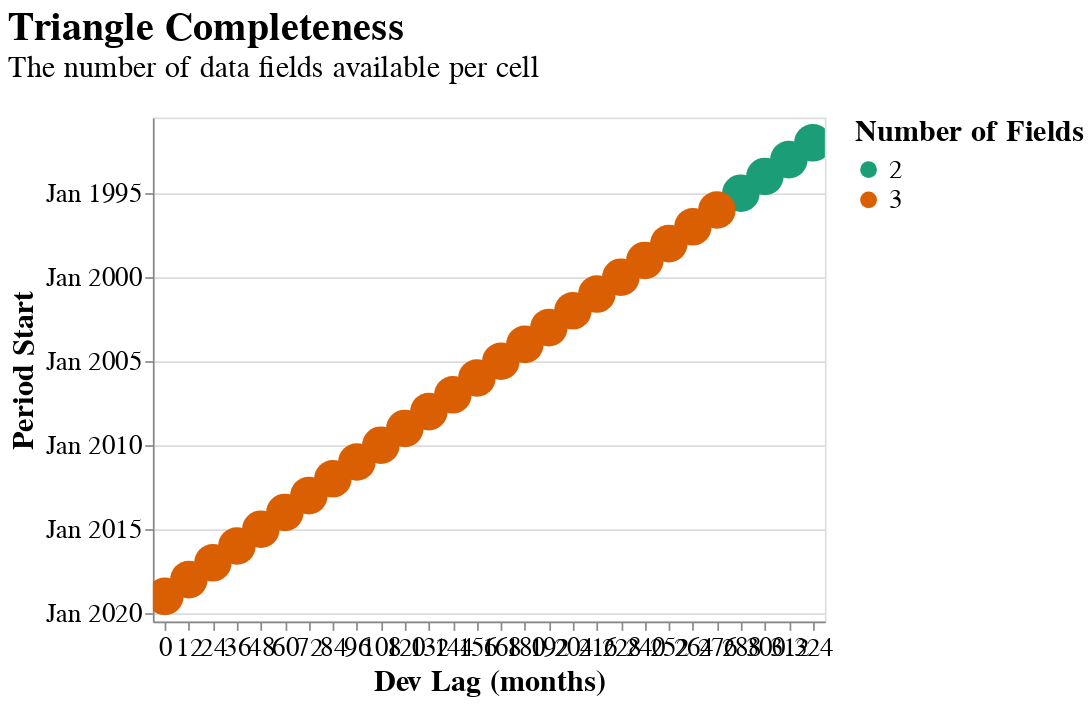

Write notebook code for a chart like this one.
### Code cell
test_triangle.right_edge.plot_data_completeness()

### Figure 1 — Vega-Lite specification as saved in the notebook (floating-point values rounded to 4 significant figures)
{"autosize": {"contains": "content", "resize": true}, "config": {"style": {"group-title": {"fontSize": 24}, "group-subtitle": {"fontSize": 18}, "guide-label": {"fontSize": 16, "font": "sans-serif"}, "guide-title": {"fontSize": 18, "font": "sans-serif"}}, "mark": {"color": "#1f8fff"}, "title": {"anchor": "start", "offset": 20}, "legend": {"orient": "right", "titleAnchor": "start", "layout": {"direction": "vertical"}, "labelFontSize": 16.0, "titleFontSize": 18.0}, "axis": {"labelFontSize": 16.0, "titleFontSize": 18.0}}, "data": {"values": [{"period_start": "1992-01-01T00:00:00", "period_end": "1992-12-31T00:00:00", "evaluation_date": "2019-12-31T00:00:00", "dev_lag": 324.0, "Number of Fields": 2, "Fields": "Paid Loss ($890,407,958), Reported Loss ($983,787,993)"}, {"period_start": "1993-01-01T00:00:00", "period_end": "1993-12-31T00:00:00", "evaluation_date": "2019-12-31T00:00:00", "dev_lag": 312.0, "Number of Fields": 2, "Fields": "Paid Loss ($931,708,293), Reported Loss ($1,040,327,538)"}, {"period_start": "1994-01-01T00:00:00", "period_end": "1994-12-31T00:00:00", "evaluation_date": "2019-12-31T00:00:00", "dev_lag": 300.0, "Number of Fields": 2, "Fields": "Paid Loss ($1,190,804,117), Reported Loss ($1,193,952,424)"}, {"period_start": "1995-01-01T00:00:00", "period_end": "1995-12-31T00:00:00", "evaluation_date": "2019-12-31T00:00:00", "dev_lag": 288.0, "Number of Fields": 2, "Fields": "Paid Loss ($1,100,014,074), Reported Loss ($1,150,115,572)"}, {"period_start": "1996-01-01T00:00:00", "period_end": "1996-12-31T00:00:00", "evaluation_date": "2019-12-31T00:00:00", "dev_lag": 276.0, "Number of Fields": 3, "Fields": "Paid Loss ($1,113,190,299), Reported Loss ($1,114,275,570), Earned Premium ($1,301,739,173)"}, {"period_start": "1997-01-01T00:00:00", "period_end": "1997-12-31T00:00:00", "evaluation_date": "2019-12-31T00:00:00", "dev_lag": 264.0, "Number of Fields": 3, "Fields": "Paid Loss ($989,510,589), Reported Loss ($989,200,089), Earned Premium ($1,403,580,370)"}, {"period_start": "1998-01-01T00:00:00", "period_end": "1998-12-31T00:00:00", "evaluation_date": "2019-12-31T00:00:00", "dev_lag": 252.0, "Number of Fields": 3, "Fields": "Paid Loss ($895,862,259), Reported Loss ($894,572,615), Earned Premium ($1,551,220,777)"}, {"period_start": "1999-01-01T00:00:00", "period_end": "1999-12-31T00:00:00", "evaluation_date": "2019-12-31T00:00:00", "dev_lag": 240.0, "Number of Fields": 3, "Fields": "Paid Loss ($825,699,953), Reported Loss ($825,769,798), Earned Premium ($1,676,265,663)"}, {"period_start": "2000-01-01T00:00:00", "period_end": "2000-12-31T00:00:00", "evaluation_date": "2019-12-31T00:00:00", "dev_lag": 228.0, "Number of Fields": 3, "Fields": "Paid Loss ($857,693,545), Reported Loss ($891,626,707), Earned Premium ($1,750,895,299)"}, {"period_start": "2001-01-01T00:00:00", "period_end": "2001-12-31T00:00:00", "evaluation_date": "2019-12-31T00:00:00", "dev_lag": 216.0, "Number of Fields": 3, "Fields": "Paid Loss ($1,008,273,626), Reported Loss ($1,007,242,274), Earned Premium ($1,873,648,284)"}, {"period_start": "2002-01-01T00:00:00", "period_end": "2002-12-31T00:00:00", "evaluation_date": "2019-12-31T00:00:00", "dev_lag": 204.0, "Number of Fields": 3, "Fields": "Paid Loss ($1,023,990,542), Reported Loss ($1,024,178,219), Earned Premium ($1,946,907,321)"}, {"period_start": "2003-01-01T00:00:00", "period_end": "2003-12-31T00:00:00", "evaluation_date": "2019-12-31T00:00:00", "dev_lag": 192.0, "Number of Fields": 3, "Fields": "Paid Loss ($1,011,330,528), Reported Loss ($1,055,250,043), Earned Premium ($1,828,474,205)"}, {"period_start": "2004-01-01T00:00:00", "period_end": "2004-12-31T00:00:00", "evaluation_date": "2019-12-31T00:00:00", "dev_lag": 180.0, "Number of Fields": 3, "Fields": "Paid Loss ($1,002,316,773), Reported Loss ($1,004,837,578), Earned Premium ($1,659,178,348)"}, {"period_start": "2005-01-01T00:00:00", "period_end": "2005-12-31T00:00:00", "evaluation_date": "2019-12-31T00:00:00", "dev_lag": 168.0, "Number of Fields": 3, "Fields": "Paid Loss ($945,652,015), Reported Loss ($947,242,814), Earned Premium ($1,605,819,179)"}, {"period_start": "2006-01-01T00:00:00", "period_end": "2006-12-31T00:00:00", "evaluation_date": "2019-12-31T00:00:00", "dev_lag": 156.0, "Number of Fields": 3, "Fields": "Paid Loss ($920,916,866), Reported Loss ($935,213,779), Earned Premium ($1,650,908,596)"}, {"period_start": "2007-01-01T00:00:00", "period_end": "2007-12-31T00:00:00", "evaluation_date": "2019-12-31T00:00:00", "dev_lag": 144.0, "Number of Fields": 3, "Fields": "Paid Loss ($882,609,307), Reported Loss ($901,962,242), Earned Premium ($1,756,244,456)"}, {"period_start": "2008-01-01T00:00:00", "period_end": "2008-12-31T00:00:00", "evaluation_date": "2019-12-31T00:00:00", "dev_lag": 132.0, "Number of Fields": 3, "Fields": "Paid Loss ($895,910,211), Reported Loss ($914,375,591), Earned Premium ($1,939,637,081)"}, {"period_start": "2009-01-01T00:00:00", "period_end": "2009-12-31T00:00:00", "evaluation_date": "2019-12-31T00:00:00", "dev_lag": 120.0, "Number of Fields": 3, "Fields": "Paid Loss ($930,797,266), Reported Loss ($972,325,276), Earned Premium ($2,092,484,960)"}, {"period_start": "2010-01-01T00:00:00", "period_end": "2010-12-31T00:00:00", "evaluation_date": "2019-12-31T00:00:00", "dev_lag": 108.0, "Number of Fields": 3, "Fields": "Paid Loss ($951,027,598), Reported Loss ($1,015,084,834), Earned Premium ($2,163,466,434)"}, {"period_start": "2011-01-01T00:00:00", "period_end": "2011-12-31T00:00:00", "evaluation_date": "2019-12-31T00:00:00", "dev_lag": 96.0, "Number of Fields": 3, "Fields": "Paid Loss ($992,702,251), Reported Loss ($1,061,627,829), Earned Premium ($2,216,923,768)"}, {"period_start": "2012-01-01T00:00:00", "period_end": "2012-12-31T00:00:00", "evaluation_date": "2019-12-31T00:00:00", "dev_lag": 84.0, "Number of Fields": 3, "Fields": "Paid Loss ($982,258,604), Reported Loss ($1,058,089,441), Earned Premium ($2,254,480,389)"}, {"period_start": "2013-01-01T00:00:00", "period_end": "2013-12-31T00:00:00", "evaluation_date": "2019-12-31T00:00:00", "dev_lag": 72.0, "Number of Fields": 3, "Fields": "Paid Loss ($979,417,880), Reported Loss ($1,085,654,963), Earned Premium ($2,280,764,989)"}, {"period_start": "2014-01-01T00:00:00", "period_end": "2014-12-31T00:00:00", "evaluation_date": "2019-12-31T00:00:00", "dev_lag": 60.0, "Number of Fields": 3, "Fields": "Paid Loss ($862,705,701), Reported Loss ($1,004,012,351), Earned Premium ($2,313,481,775)"}, {"period_start": "2015-01-01T00:00:00", "period_end": "2015-12-31T00:00:00", "evaluation_date": "2019-12-31T00:00:00", "dev_lag": 48.0, "Number of Fields": 3, "Fields": "Paid Loss ($667,017,769), Reported Loss ($855,372,800), Earned Premium ($2,265,868,862)"}, {"period_start": "2016-01-01T00:00:00", "period_end": "2016-12-31T00:00:00", "evaluation_date": "2019-12-31T00:00:00", "dev_lag": 36.0, "Number of Fields": 3, "Fields": "Paid Loss ($518,416,339), Reported Loss ($765,230,079), Earned Premium ($2,396,744,813)"}, {"period_start": "2017-01-01T00:00:00", "period_end": "2017-12-31T00:00:00", "evaluation_date": "2019-12-31T00:00:00", "dev_lag": 24.0, "Number of Fields": 3, "Fields": "Paid Loss ($389,627,686), Reported Loss ($709,010,051), Earned Premium ($2,624,487,706)"}, {"period_start": "2018-01-01T00:00:00", "period_end": "2018-12-31T00:00:00", "evaluation_date": "2019-12-31T00:00:00", "dev_lag": 12.0, "Number of Fields": 3, "Fields": "Paid Loss ($234,656,477), Reported Loss ($503,340,228), Earned Premium ($2,835,808,858)"}, {"period_start": "2019-01-01T00:00:00", "period_end": "2019-12-31T00:00:00", "evaluation_date": "2019-12-31T00:00:00", "dev_lag": 0.0, "Number of Fields": 3, "Fields": "Paid Loss ($67,781,929), Reported Loss ($244,946,814), Earned Premium ($2,860,801,140)"}]}, "mark": {"type": "circle", "opacity": 1, "size": 500.0}, "encoding": {"color": {"condition": {"param": "param_161", "field": "Number of Fields", "scale": {"scheme": "dark2"}, "type": "nominal"}, "value": "lightgray"}, "tooltip": [{"field": "period_start", "title": "Period Start", "type": "temporal"}, {"field": "period_end", "title": "Period End", "type": "temporal"}, {"field": "evaluation_date", "title": "Evaluation Date", "type": "temporal"}, {"field": "dev_lag", "title": "Dev Lag (months)", "type": "nominal"}, {"field": "Fields", "type": "nominal"}], "x": {"axis": {"labelAngle": 0}, "field": "dev_lag", "scale": {"zero": true}, "title": "Dev Lag (months)", "type": "nominal"}, "y": {"field": "period_start", "scale": {"padding": 15, "reverse": true}, "timeUnit": "yearmonth", "title": "Period Start", "type": "temporal"}}, "height": 300, "params": [{"name": "param_161", "select": {"type": "point"}}, {"name": "param_162", "select": {"type": "interval", "encodings": ["x", "y"]}, "bind": "scales"}], "title": {"text": "Triangle Completeness", "subtitle": "The number of data fields available per cell"}, "width": 400, "$schema": "https://vega.github.io/schema/vega-lite/v5.20.1.json"}
